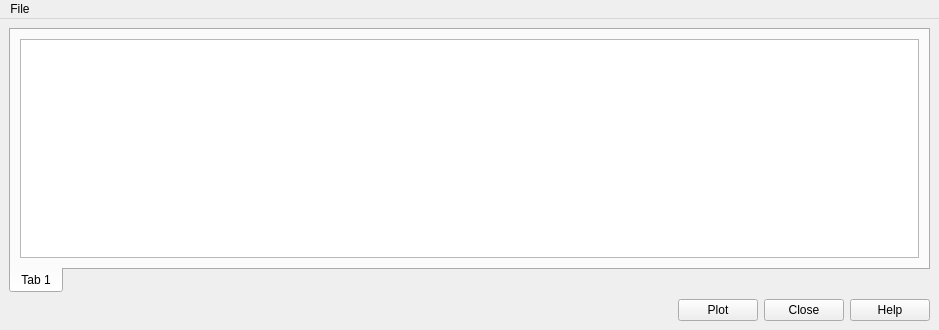
<?xml version="1.0" encoding="UTF-8"?>
<ui version="4.0">
 <class>GridPanelUI</class>
 <widget class="QMainWindow" name="GridPanelUI">
  <property name="geometry">
   <rect>
    <x>0</x>
    <y>0</y>
    <width>939</width>
    <height>330</height>
   </rect>
  </property>
  <property name="sizePolicy">
   <sizepolicy hsizetype="MinimumExpanding" vsizetype="Preferred">
    <horstretch>0</horstretch>
    <verstretch>0</verstretch>
   </sizepolicy>
  </property>
  <property name="windowTitle">
   <string>Batch Fitting Results</string>
  </property>
  <widget class="QWidget" name="centralwidget">
   <layout class="QGridLayout" name="gridLayout_2">
    <item row="0" column="0">
     <widget class="QTabWidget" name="tabWidget">
      <property name="tabPosition">
       <enum>QTabWidget::South</enum>
      </property>
      <property name="currentIndex">
       <number>0</number>
      </property>
      <widget class="QWidget" name="tab">
       <attribute name="title">
        <string>Tab 1</string>
       </attribute>
       <layout class="QGridLayout" name="gridLayout">
        <item row="0" column="0">
         <widget class="QTableWidget" name="tblParams">
          <property name="contextMenuPolicy">
           <enum>Qt::CustomContextMenu</enum>
          </property>
          <property name="alternatingRowColors">
           <bool>true</bool>
          </property>
          <property name="selectionBehavior">
           <enum>QAbstractItemView::SelectRows</enum>
          </property>
         </widget>
        </item>
       </layout>
      </widget>
     </widget>
    </item>
    <item row="1" column="0">
     <layout class="QHBoxLayout" name="horizontalLayout">
      <item>
       <spacer name="horizontalSpacer">
        <property name="orientation">
         <enum>Qt::Horizontal</enum>
        </property>
        <property name="sizeHint" stdset="0">
         <size>
          <width>40</width>
          <height>20</height>
         </size>
        </property>
       </spacer>
      </item>
      <item>
       <widget class="QPushButton" name="cmdPlot">
        <property name="text">
         <string>Plot</string>
        </property>
       </widget>
      </item>
      <item>
       <widget class="QPushButton" name="cmdOK">
        <property name="text">
         <string>Close</string>
        </property>
       </widget>
      </item>
      <item>
       <widget class="QPushButton" name="cmdHelp">
        <property name="text">
         <string>Help</string>
        </property>
       </widget>
      </item>
     </layout>
    </item>
   </layout>
  </widget>
  <widget class="QMenuBar" name="menubar">
   <property name="geometry">
    <rect>
     <x>0</x>
     <y>0</y>
     <width>510</width>
     <height>26</height>
    </rect>
   </property>
   <widget class="QMenu" name="menuFile">
    <property name="title">
     <string>File</string>
    </property>
    <addaction name="actionOpen"/>
    <addaction name="actionOpen_with_Excel"/>
    <addaction name="separator"/>
    <addaction name="actionSave"/>
   </widget>
   <addaction name="menuFile"/>
  </widget>
  <action name="actionOpen">
   <property name="text">
    <string>Open</string>
   </property>
  </action>
  <action name="actionOpen_with_Excel">
   <property name="text">
    <string>Open with Excel</string>
   </property>
  </action>
  <action name="actionSave">
   <property name="text">
    <string>Save</string>
   </property>
  </action>
 </widget>
 <resources/>
 <connections>
  <connection>
   <sender>cmdOK</sender>
   <signal>clicked()</signal>
   <receiver>GridPanelUI</receiver>
   <slot>close()</slot>
   <hints>
    <hint type="sourcelabel">
     <x>832</x>
     <y>535</y>
    </hint>
    <hint type="destinationlabel">
     <x>495</x>
     <y>293</y>
    </hint>
   </hints>
  </connection>
 </connections>
</ui>
